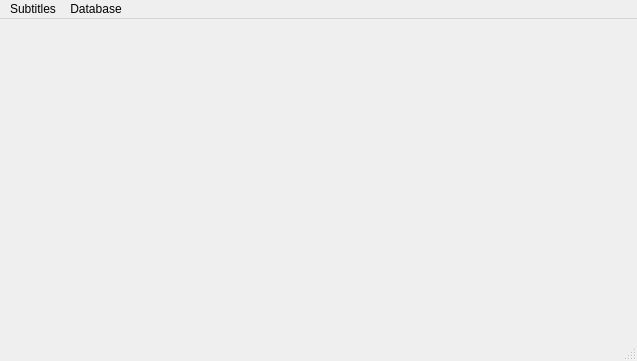
<?xml version="1.0" encoding="UTF-8"?>
<ui version="4.0">
 <class>MainWindow</class>
 <widget class="QMainWindow" name="MainWindow">
  <property name="geometry">
   <rect>
    <x>0</x>
    <y>0</y>
    <width>637</width>
    <height>361</height>
   </rect>
  </property>
  <property name="focusPolicy">
   <enum>Qt::NoFocus</enum>
  </property>
  <property name="windowTitle">
   <string>Improve your language!</string>
  </property>
  <widget class="QWidget" name="centralWidget"/>
  <widget class="QMenuBar" name="menuBar">
   <property name="geometry">
    <rect>
     <x>0</x>
     <y>0</y>
     <width>637</width>
     <height>20</height>
    </rect>
   </property>
   <widget class="QMenu" name="menuSubtitles">
    <property name="title">
     <string>Subtitles</string>
    </property>
    <widget class="QMenu" name="menuResent">
     <property name="title">
      <string>Resent</string>
     </property>
    </widget>
    <addaction name="actionOpen"/>
    <addaction name="menuResent"/>
   </widget>
   <widget class="QMenu" name="menuDatabase">
    <property name="title">
     <string>Database</string>
    </property>
    <addaction name="actionShow_worlds"/>
   </widget>
   <addaction name="menuSubtitles"/>
   <addaction name="menuDatabase"/>
  </widget>
  <widget class="QStatusBar" name="statusBar">
   <property name="enabled">
    <bool>true</bool>
   </property>
  </widget>
  <action name="actionOpen">
   <property name="text">
    <string>Open</string>
   </property>
  </action>
  <action name="actionShow_worlds">
   <property name="text">
    <string>Show worlds</string>
   </property>
  </action>
  <action name="actionTEST">
   <property name="text">
    <string>TEST!!!</string>
   </property>
  </action>
 </widget>
 <layoutdefault spacing="6" margin="11"/>
 <resources/>
 <connections/>
</ui>
